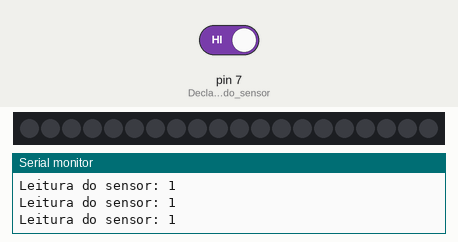
A sketch run on a simulated Arduino Uno, built with avr-gcc and run on an emulated ATmega328P. Shown: 20 RGB LEDs in strip order, left to right, the last lines printed to the serial monitor. The test bench sets the inputs (shaded band); at power-on: pin 7 (Declara_o_pino_do_sensor) HIGH.

Above: at 1.2 s.
1.3 s: pin 7 (Declara_o_pino_do_sensor) driven LOW
At 1.58 s:
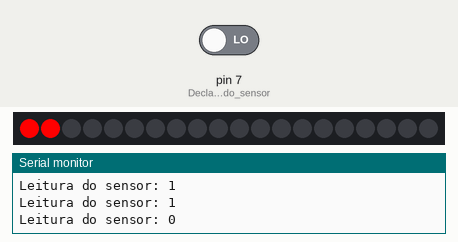
At 6.0 s:
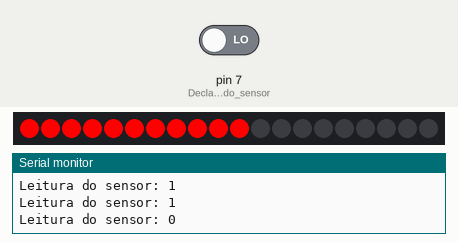
Timing chart, 0 to 7.5 s (numbered marks = the images above; inputs shaded):
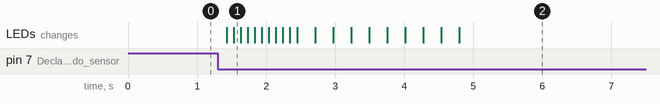

The sketch:

LEDW2812.ino
```cpp
#include <Adafruit_NeoPixel.h>
#define PIN 6
#define NUMPIXELS 20

Adafruit_NeoPixel pixels = Adafruit_NeoPixel(NUMPIXELS, PIN, NEO_GRB + NEO_KHZ800);

void setup(){
  pixels.begin();
  pixels.clear();
  pixels.show();
  Serial.begin(9600); //Inicializa a comunicação serial
  pinMode(7, INPUT); // Declara o pino do sensor como entrada (INPUT)

}
void loop(){
  int LeituraSensor = digitalRead(7); //Leitura de dados do sensor
  Serial.print("Leitura do sensor: ");
  Serial.println(LeituraSensor);
  if (LeituraSensor == LOW)
  { //Se a leitura do sensor for igual a LOW..

  animacao();

    delay(5000);
  }
  else { // Se o valor de leitura do sensor NÃO for igual a LOW
    digitalWrite(7, LOW); // Apaga o LED
    for(int i = 0; i <= 10; i++)
    {
    pixels.setPixelColor(i, pixels.Color(0, 0, 0));
    pixels.show();
    }
  }
}

void animacao()
{
   for(int i = 0; i <= 10; i++)
    {
    pixels.setPixelColor(i, pixels.Color(255, 0, 0));
    delay(100);
    pixels.show();
    }
     for(int i = 0; i <= 10; i++)
    {
    pixels.setPixelColor(i, pixels.Color(0, 0, 0));
    pixels.show();
    }
    delay(250);
     for(int i = 0; i <= 10; i++)
    {
    pixels.setPixelColor(i, pixels.Color(255, 0, 0));
    pixels.show();
    }
    delay(250);
      for(int i = 0; i <= 10; i++)
    {
    pixels.setPixelColor(i, pixels.Color(0, 0, 0));
    pixels.show();
    }
    delay(250);
     for(int i = 0; i <= 10; i++)
    {
    pixels.setPixelColor(i, pixels.Color(255, 0, 0));
    pixels.show();
    }
    delay(250);
      for(int i = 0; i <= 10; i++)
    {
    pixels.setPixelColor(i, pixels.Color(0, 0, 0));
    pixels.show();
    }
    delay(250);
     for(int i = 0; i <= 10; i++)
    {
    pixels.setPixelColor(i, pixels.Color(255, 0, 0));
    pixels.show();
    }
    delay(250);
      for(int i = 0; i <= 10; i++)
    {
    pixels.setPixelColor(i, pixels.Color(0, 0, 0));
    pixels.show();
    }
    delay(250);
     for(int i = 0; i <= 10; i++)
    {
    pixels.setPixelColor(i, pixels.Color(255, 0, 0));
    pixels.show();
    }
    delay(250);
      for(int i = 0; i <= 10; i++)
    {
    pixels.setPixelColor(i, pixels.Color(0, 0, 0));
    pixels.show();
    }
    delay(250);
     for(int i = 0; i <= 10; i++)
    {
    pixels.setPixelColor(i, pixels.Color(255, 0, 0));
    pixels.show();
    }
    delay(250);
}
```

Measured:
- after the input at 1.3 s, the LEDs: first change after 0.13 s (image 1 shows a later state)
